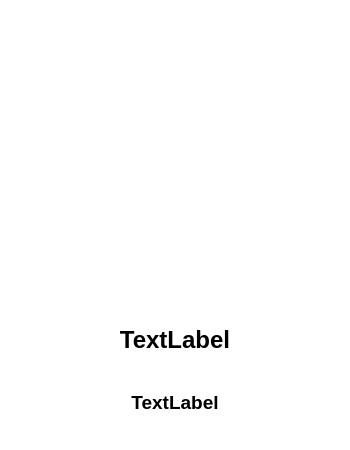
<?xml version="1.0" encoding="UTF-8"?>
<ui version="4.0">
 <class>item</class>
 <widget class="QWidget" name="item">
  <property name="geometry">
   <rect>
    <x>0</x>
    <y>0</y>
    <width>350</width>
    <height>450</height>
   </rect>
  </property>
  <property name="sizePolicy">
   <sizepolicy hsizetype="Preferred" vsizetype="Fixed">
    <horstretch>1</horstretch>
    <verstretch>0</verstretch>
   </sizepolicy>
  </property>
  <property name="minimumSize">
   <size>
    <width>350</width>
    <height>450</height>
   </size>
  </property>
  <property name="windowTitle">
   <string>Form</string>
  </property>
  <property name="styleSheet">
   <string notr="true">background-color:rgb(255, 255, 255)</string>
  </property>
  <layout class="QHBoxLayout" name="horizontalLayout">
   <property name="spacing">
    <number>0</number>
   </property>
   <property name="leftMargin">
    <number>10</number>
   </property>
   <property name="topMargin">
    <number>10</number>
   </property>
   <property name="rightMargin">
    <number>10</number>
   </property>
   <property name="bottomMargin">
    <number>10</number>
   </property>
   <item>
    <widget class="QFrame" name="frame_menu">
     <property name="styleSheet">
      <string notr="true">QFrame#frame_menu {
	border: none;
}</string>
     </property>
     <property name="frameShape">
      <enum>QFrame::StyledPanel</enum>
     </property>
     <property name="frameShadow">
      <enum>QFrame::Raised</enum>
     </property>
     <layout class="QVBoxLayout" name="verticalLayout">
      <item>
       <widget class="QLabel" name="menu_image">
        <property name="sizePolicy">
         <sizepolicy hsizetype="Preferred" vsizetype="Expanding">
          <horstretch>0</horstretch>
          <verstretch>5</verstretch>
         </sizepolicy>
        </property>
        <property name="styleSheet">
         <string notr="true"/>
        </property>
        <property name="frameShape">
         <enum>QFrame::NoFrame</enum>
        </property>
        <property name="text">
         <string/>
        </property>
        <property name="alignment">
         <set>Qt::AlignCenter</set>
        </property>
       </widget>
      </item>
      <item>
       <widget class="QLabel" name="menu_name">
        <property name="sizePolicy">
         <sizepolicy hsizetype="Preferred" vsizetype="Preferred">
          <horstretch>0</horstretch>
          <verstretch>1</verstretch>
         </sizepolicy>
        </property>
        <property name="font">
         <font>
          <family>Ubuntu</family>
          <pointsize>18</pointsize>
          <weight>75</weight>
          <italic>false</italic>
          <bold>true</bold>
         </font>
        </property>
        <property name="styleSheet">
         <string notr="true"/>
        </property>
        <property name="frameShape">
         <enum>QFrame::NoFrame</enum>
        </property>
        <property name="lineWidth">
         <number>0</number>
        </property>
        <property name="text">
         <string>TextLabel</string>
        </property>
        <property name="alignment">
         <set>Qt::AlignCenter</set>
        </property>
       </widget>
      </item>
      <item>
       <widget class="QLabel" name="menu_price">
        <property name="sizePolicy">
         <sizepolicy hsizetype="Preferred" vsizetype="Preferred">
          <horstretch>0</horstretch>
          <verstretch>1</verstretch>
         </sizepolicy>
        </property>
        <property name="font">
         <font>
          <pointsize>14</pointsize>
          <weight>75</weight>
          <bold>true</bold>
         </font>
        </property>
        <property name="frameShape">
         <enum>QFrame::NoFrame</enum>
        </property>
        <property name="lineWidth">
         <number>0</number>
        </property>
        <property name="text">
         <string>TextLabel</string>
        </property>
        <property name="alignment">
         <set>Qt::AlignCenter</set>
        </property>
       </widget>
      </item>
     </layout>
    </widget>
   </item>
  </layout>
 </widget>
 <resources/>
 <connections/>
</ui>
